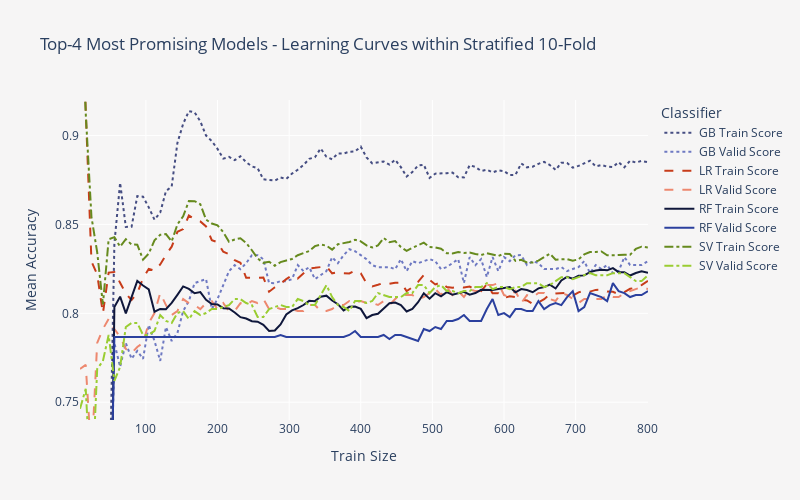

The notebook cell saved with this chart:
### Code cell
fig = px.line(
    data_frame=learning_curves,
    height=500,
    width=800,
    x="Train Size",
    y=learning_curves.columns.difference(["Train Size"]),
    range_y=(0.74, 0.92),
    labels={"variable": "Classifier", "value": "Mean Accuracy"},
    title="Top-4 Most Promising Models - Learning Curves within Stratified 10-Fold",
    color="variable",
    line_dash="variable",
    color_discrete_sequence=[
        "#454d82",
        "#6e79c2",
        "#c73c1a",
        "#ed886f",
        "#0f173b",
        "#2b409e",
        "#668a1e",
        "#9acd32",
    ],
    line_dash_sequence=[
        "dot",
        "dot",
        "dash",
        "dash",
        "solid",
        "solid",
        "dashdot",
        "dashdot",
    ],
)
fig.update_layout(
    plot_bgcolor=BACKGROUND_COLOR,
    paper_bgcolor=BACKGROUND_COLOR,
)
fig.show()
